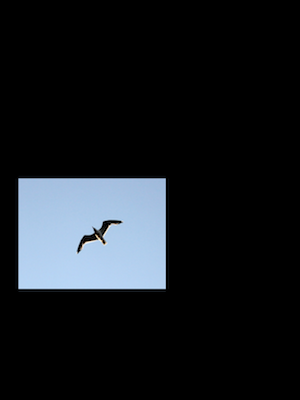
#> input picture input/1/target.png, 300 x 400 px, found by its file name
$ python mypoisson.py
#> lines starting #> are read from the running program, lines starting #| are printed output that depends on the picture; after the words box and inside, x2 and y2 are one past the last pixel; in counts of white or black regions, pixels touching at a corner belong together
import numpy as np
from scipy.sparse import linalg as linalg
from scipy.sparse import lil_matrix as lil_matrix
from os import path
import cv2
import mpmath

OMEGA = 0
BOUNDARY = 1
OUTSIDE = 2

def in_omega(index,mask):
    return mask[index] == 1

# [5 lines left out: function on_boundary, not called in this run]

def surroundings(index):
    i,j = index
    return [(i-1,j),(i+1,j),(i,j-1),(i,j+1)]

# [67 lines left out: functions point_location, get_gradient_x, get_gradient_y, compare_gradient, get_gradient, get_mixed_gradient and 2 more, not called in this run]

def mask_points(mask):
    indice = np.nonzero(mask)
    return list(zip(indice[0],indice[1]))

# [101 lines left out: functions edge_point, get_interior_points, coefficient_matrix, fattal_transforamtion, local_illumination_change, flatten and 1 more, not called in this run]

def main():
    scr_dir = 'D:\Program\pythonworkspace\poissonimage\input\\4'
    out_dir = 'D:\Program\pythonworkspace\poissonimage\output'
    target = cv2.imread(path.join(scr_dir, "target.png"))
#> target is the input picture: shape (400, 300, 3); mean B, G, R 31.3, 27.2, 23.5
    edge = cv2.imread(path.join(scr_dir,"edge.png"),
                      cv2.IMREAD_GRAYSCALE)
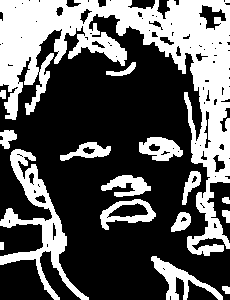
#> input picture input/4/edge.png, 230 x 300 px, found by its file name
#> edge: shape (300, 230); 35.7% white; 16 white regions, largest, box (x1, y1, x2, y2) and area: (0, 0, 230, 256) 16962, (0, 149, 89, 300) 3181, (151, 256, 223, 300) 955
    # background = cv2.imread(path.join(scr_dir, "target.png"))
    mask = cv2.imread(path.join(scr_dir, "mask.png"),
                      cv2.IMREAD_GRAYSCALE)
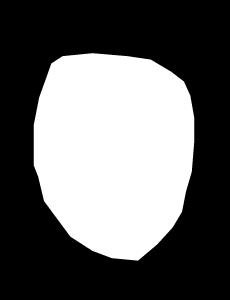
#> input picture input/4/mask.png, 230 x 300 px, found by its file name
#> mask is the input picture: shape (300, 230); min 0, max 255, mean 100.1
    mask[mask!=0] = 1
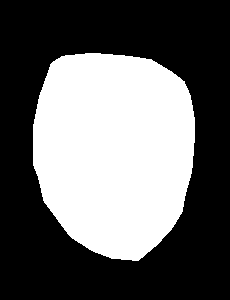
#> mask: shape (300, 230); values 0 (black) and 1 (white), 39.7% white; 1 white region, box (x1, y1, x2, y2) and area: (33, 53, 195, 261) 27376
    # edge[edge!=0] = 1
    channels = target.shape[-1]
#> channels = 3
    # [4 lines of commented-out code are left out]


if __name__ == '__main__':
    main()
